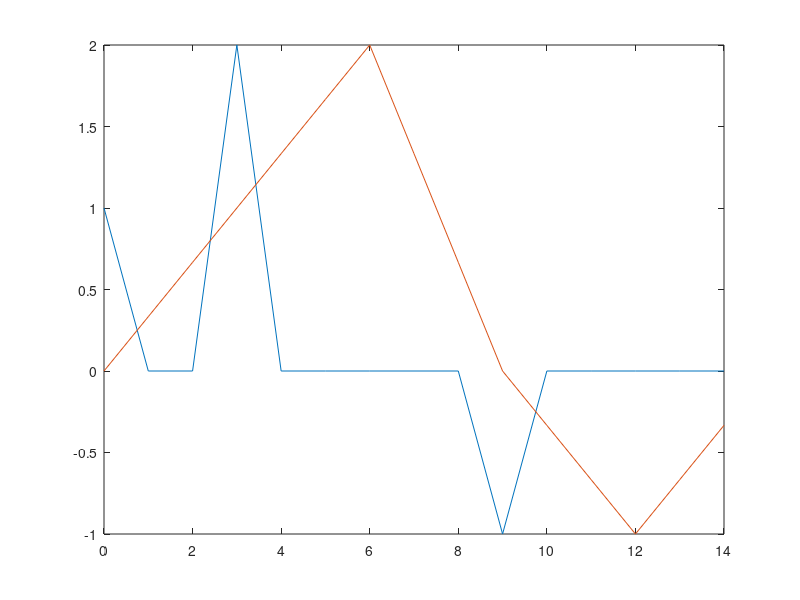
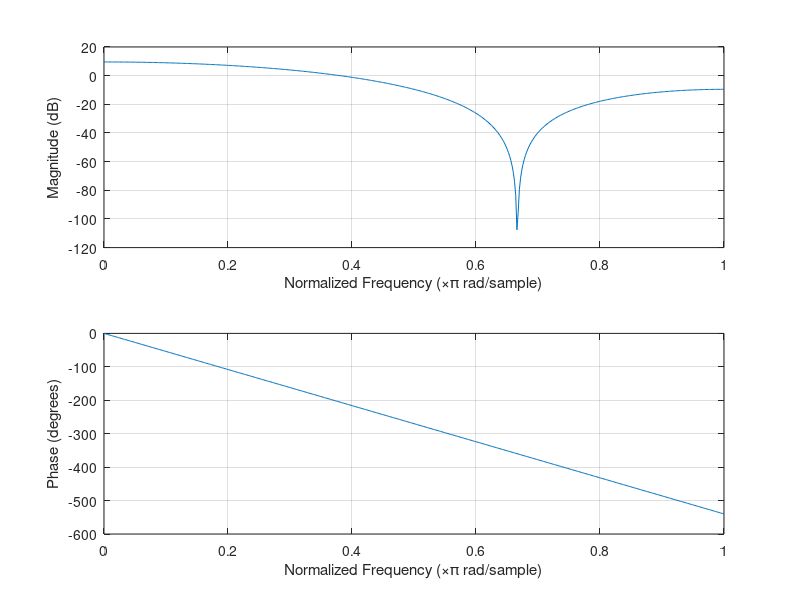

These charts were generated, in order, by the following MATLAB code:
clear all; clc

% Params
x = [1 2 0 -1 0];
N = 3; % downsampling rate
%

%y=interp(x,N);

% oder in zwei schritten

% Params
b = [0 1/3 2/3 1 2/3 1/3 0];
a = [1];

%
xup = upsample(x,N);
y = filter(b,a,xup);  % * N weil Amplitude mit N multipliziert werden muss


% plot
times = 0:length(xup)-1;
figure(1)
plot(times,xup, times, y)


figure(2)
freqz(b,a)